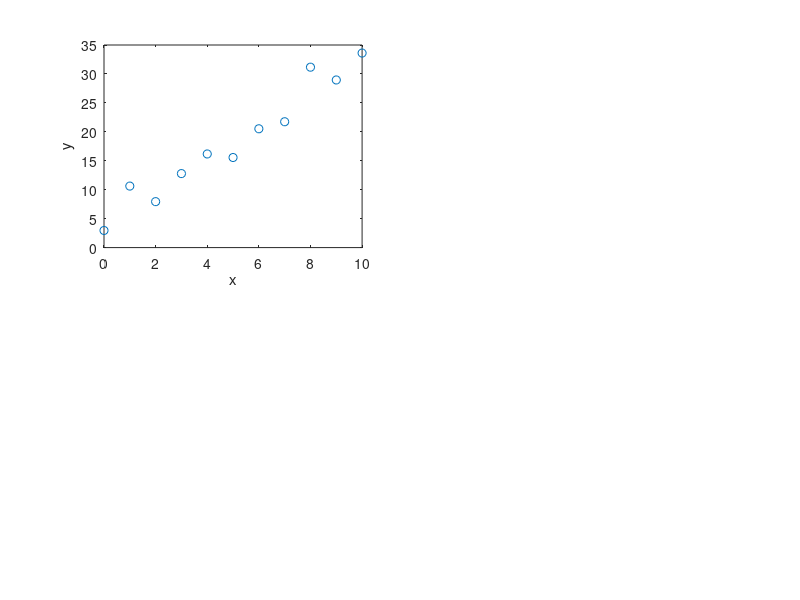
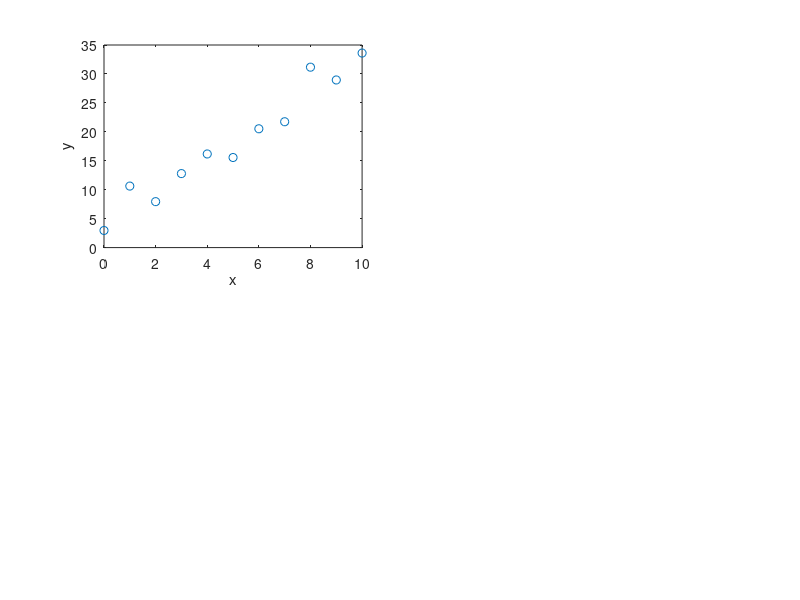
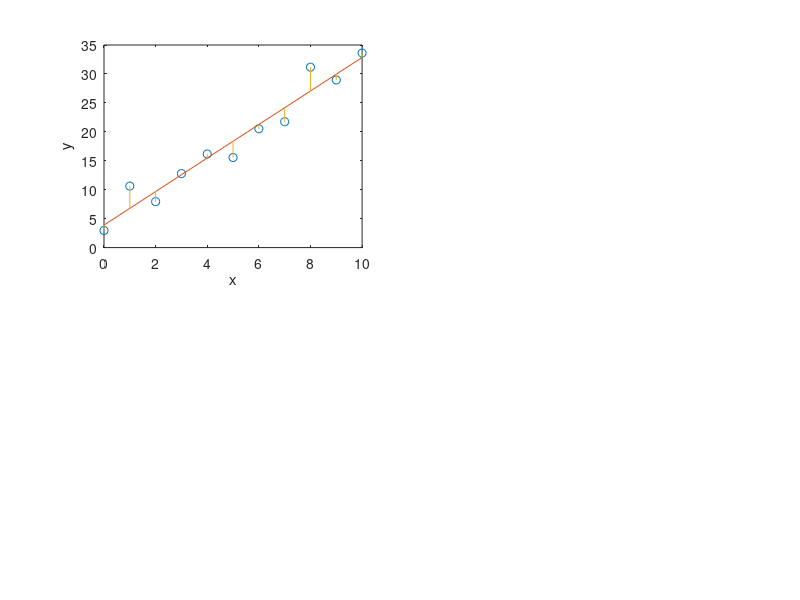
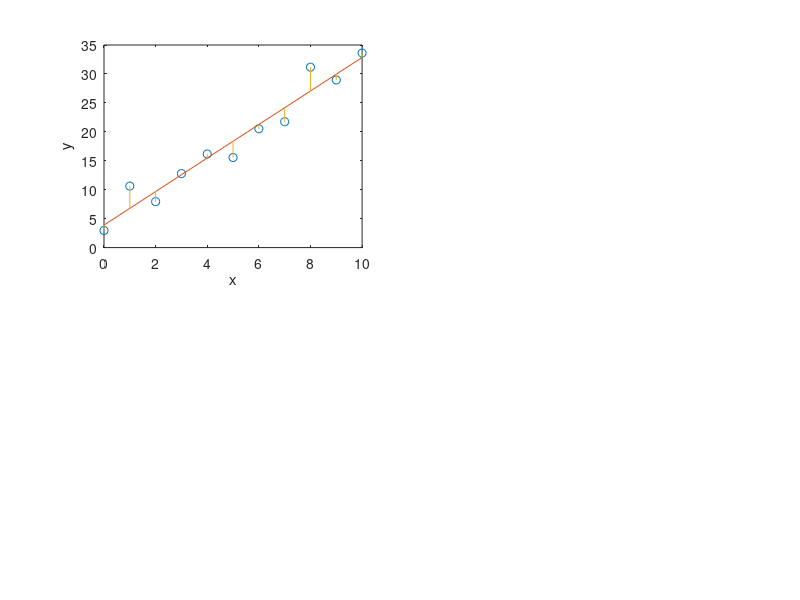

Here is the MATLAB script that generated these plots, in order:
% Test the formulas for regression in two dimensions
% input: x and y vectors
% Copyright 1999 by Todd K. Moon

x = 0:10
n = length(x);
y = 3*x + 2 + 3*randn(1,n)
clf
subplot(2,2,1)
plot(x,y,'o')
xlabel('x')
ylabel('y')
print -dps ../pictures/regress1.ps
print -deps ../pictures/regress1.eps

xy = x .* y;
sxy = sum(xy);
sx = sum(x);
sy = sum(y);
sx2 = sum(x .^2);
a = (n*sxy - sx*sy)/(n*sx2 - sx^2);
b = (sx2*sy - sx*sxy)/(n*sx2 - sx^2);
p = [a b];
pv = polyval(p,x);
hold on
plot(x,pv)
for i=1:n
  line([x(i) x(i)],[pv(i) y(i)])
end
print -dps ../pictures/regress2.ps
print -deps ../pictures/regress2.eps
